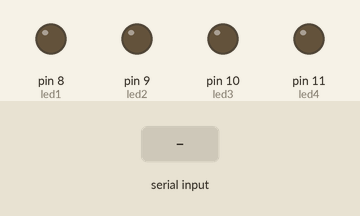
Simulated run of this sketch. Board: Arduino Uno, built with avr-gcc and run on an emulated ATmega328P. Shown: output pins drawn as LEDs (lit = HIGH). The inputs (shaded band) are chosen by the test bench.

Above: at 1.2 s.
1.3 s: "2" received over Serial
At 1.7 s:
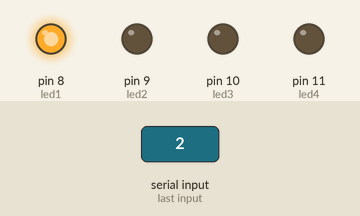
2.8 s: "3" received over Serial
At 4.0 s:
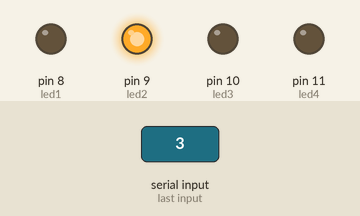
4.3 s: "4" received over Serial
At 5.2 s:
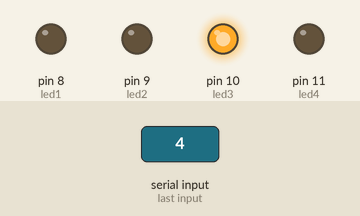
5.8 s: "0" received over Serial
At 6.4 s:
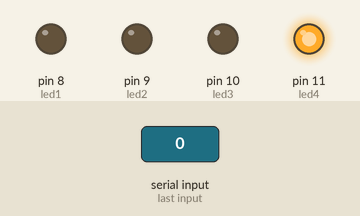
Timing chart, 0 to 8.3 s (numbered marks = the images above; inputs shaded):
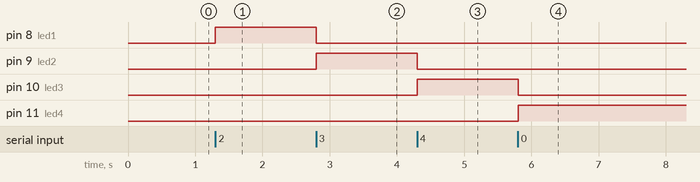

The sketch:

IA-IOT.ino
```cpp
int led1 = 8;
int led2 = 9;
int led3 = 10;
int led4 = 11;

void setup() {
  pinMode(led1, OUTPUT);
  pinMode(led2, OUTPUT);
  pinMode(led3, OUTPUT);
  pinMode(led4, OUTPUT);
  Serial.begin(9600);
}

void loop() {
  if (Serial.available() > 0) {
    char data = Serial.read();
    if (data == '2') {
      digitalWrite(led1, HIGH);
      digitalWrite(led2, LOW);
      digitalWrite(led3, LOW);
      digitalWrite(led4, LOW);
    } else if (data == '3') {
      digitalWrite(led1, LOW);
      digitalWrite(led2, HIGH);
      digitalWrite(led3, LOW);
      digitalWrite(led4, LOW);
    } else if (data == '4') {
      digitalWrite(led1, LOW);
      digitalWrite(led2, LOW);
      digitalWrite(led3, HIGH);
      digitalWrite(led4, LOW);
    } else if (data == '0')  {
      digitalWrite(led1, LOW);
      digitalWrite(led2, LOW);
      digitalWrite(led3, LOW);
      digitalWrite(led4, HIGH);
    }
  }
}
```

Measured:
- after the input at 1.3 s, pin 8 (led1): LOW → HIGH at once
- after the input at 2.8 s, pin 8 (led1): HIGH → LOW at once; pin 9 (led2): LOW → HIGH at once
- after the input at 4.3 s, pin 9 (led2): HIGH → LOW at once; pin 10 (led3): LOW → HIGH at once
- after the input at 5.8 s, pin 10 (led3): HIGH → LOW at once; pin 11 (led4): LOW → HIGH at once
